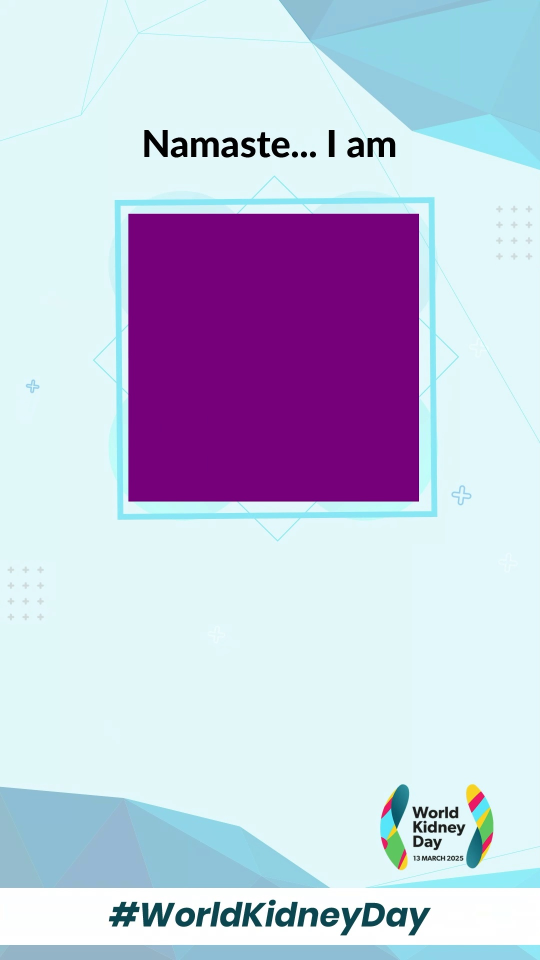
#> input picture backend/python/kidney day/frames/frame_0027.jpg, 1080 x 1920 px (shown at 1/2 size)
$ python -i kidney.py   (imports and definitions only)
#> lines starting #> are read from the running program, lines starting #| are printed output that depends on the picture; after the words box and inside, x2 and y2 are one past the last pixel; in counts of white or black regions, pixels touching at a corner belong together
import cv2
import numpy as np
import os
import uuid
import argparse
import subprocess
import sys
import gc

from PIL import Image, ImageDraw, ImageFont
from multiprocessing import Pool


# =========================================================
# CONFIG
# =========================================================

Image.MAX_IMAGE_PIXELS = None


# =========================================================
# LOGGING
# =========================================================

# [11 lines left out: function log_error, not called in this run]


# =========================================================
# FONT
# =========================================================

def resolve_font_path():
    candidates = [
        os.path.join(
            os.path.dirname(os.path.abspath(__file__)),
            "Lato-Heavy.ttf"
        ),
        "/usr/share/fonts/truetype/lato/Lato-Heavy.ttf",
        "/usr/share/fonts/truetype/dejavu/DejaVuSans-Bold.ttf",
        "C:/Windows/Fonts/arialbd.ttf",
    ]

    for candidate in candidates:
        if os.path.isfile(candidate):
            return candidate
#> further down, picture is the input picture: shape (1920, 1080, 3); mean B, G, R 221.7, 198.7, 194.6

    return None


FONT_PATH = resolve_font_path()


# [366 lines left out: functions load_font, clean_up_temp_folder, process_frames, process_frame_worker, replace_contour_with_image, not called in this run]


# =========================================================
# DETECT LARGEST PURPLE CONTOUR
# =========================================================

def detect_largest_contour(image):

    hsv_image = cv2.cvtColor(
        image,
        cv2.COLOR_BGR2HSV
    )
#> hsv_image: shape (1920, 1080, 3); mean H, S, V 99.3, 72.4, 222.2

    # Purple range
    lower_purple = np.array(
        [120, 30, 30]
    )

    upper_purple = np.array(
        [150, 255, 255]
    )

    mask = cv2.inRange(
        hsv_image,
        lower_purple,
        upper_purple
    )
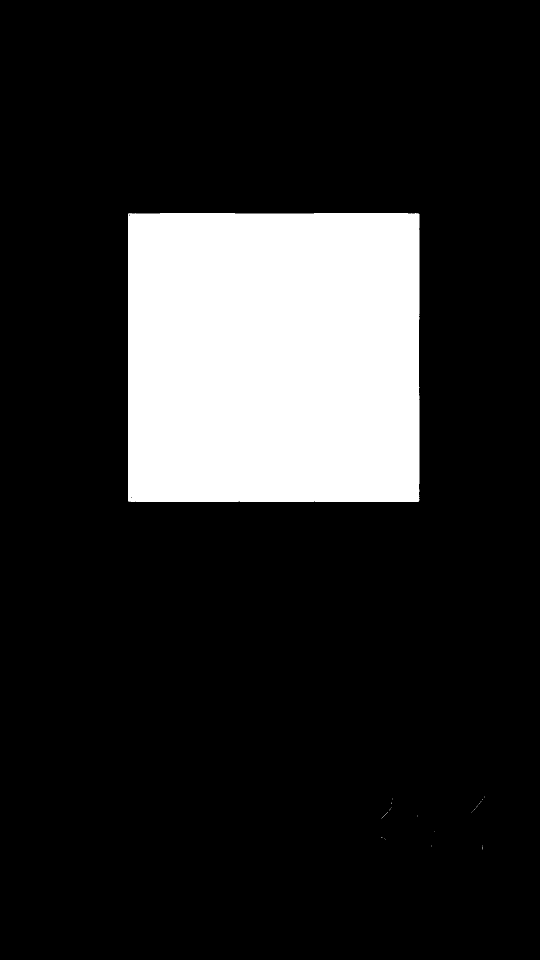
#> mask: shape (1920, 1080) (shown at 1/2 size); 16.2% white; 23 white regions (22 under 20 px)

    contours, _ = cv2.findContours(
        mask,
        cv2.RETR_EXTERNAL,
        cv2.CHAIN_APPROX_SIMPLE
    )
#> contours = 23 contours, 22 with area under 20; largest, box (x1, y1, x2, y2) and area: (256, 426, 839, 1004) 335389

    if contours:

        largest_contour = max(
            contours,
            key=cv2.contourArea
        )
#> largest_contour = contour of 91 points, box (x1, y1, x2, y2) (256, 426, 839, 1004), area 335389

        return largest_contour

    return None


# =========================================================
# DRAW TEXT
# =========================================================

# [605 lines left out: functions draw_text_on_frame, create_video_from_frames, not called in this run]


# =========================================================
# MAIN
# =========================================================

# [328 lines not run here, left out]

>>> import cv2
>>> picture = cv2.imread('frames/frame_0027.jpg')
>>> result = detect_largest_contour(picture)
#> result has the same summary as largest_contour in detect_largest_contour

$ run again, on backend/python/kidney day/frames/frame_0130.jpg
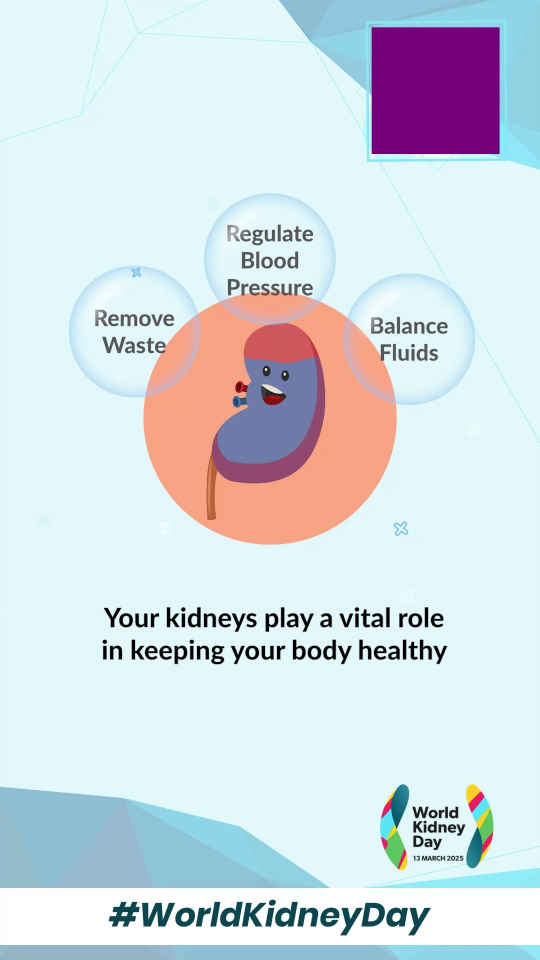
#> input picture backend/python/kidney day/frames/frame_0130.jpg, 1080 x 1920 px (shown at 1/2 size)
#> picture is the input picture: shape (1920, 1080, 3); mean B, G, R 227, 220.4, 209.8
#> hsv_image: shape (1920, 1080, 3); mean H, S, V 88, 48.6, 236
#> in detect_largest_contour, `mask = cv2.inRange( hsv_image, lower_purple, upper_purple )`:
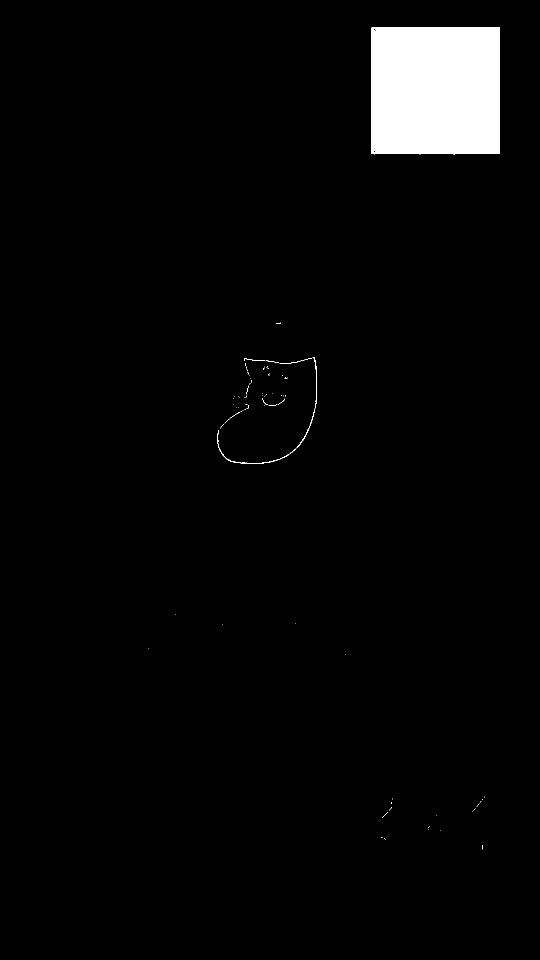
#> mask: shape (1920, 1080) (shown at 1/2 size); 3.2% white; 76 white regions (68 under 20 px)
#> contours = 76 contours, 74 with area under 20; largest, box (x1, y1, x2, y2) and area: (742, 54, 1000, 309) 64784, (434, 715, 634, 928) 252
#> largest_contour = contour of 31 points, box (x1, y1, x2, y2) (742, 54, 1000, 309), area 64784
#> result has the same summary as largest_contour in detect_largest_contour
